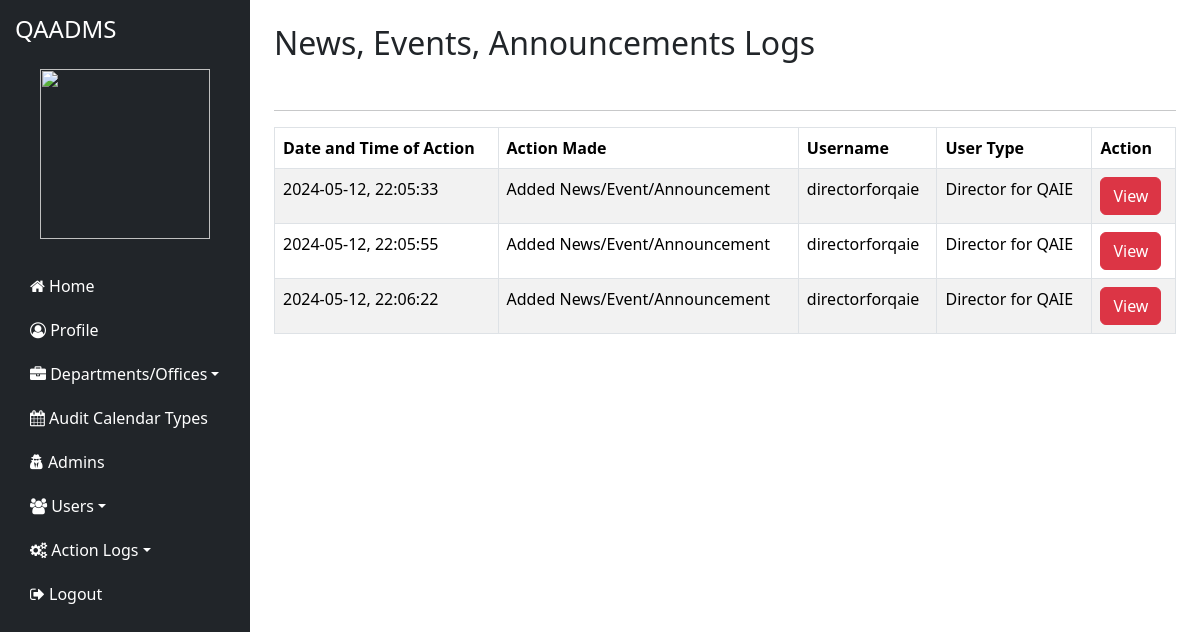
Screenshot of /admin/logs/nea with the database file from the repository.
### tables this page shows
CREATE TABLE `y4_nea_logs` (
  `ID` int(200) NOT NULL,
  `Date_and_Time_of_Action` varchar(200) NOT NULL,
  `Action_Made` varchar(200) NOT NULL,
  `Username` varchar(200) NOT NULL,
  `User_Type` varchar(200) NOT NULL,
  `Image_I` varchar(200) NOT NULL,
  `Category_I` varchar(200) NOT NULL,
  `Title_I` varchar(200) NOT NULL,
  `Description_I` varchar(5000) NOT NULL,
  `Date_Uploaded_I` varchar(200) NOT NULL,
  `UR_Code` varchar(300) NOT NULL
);

### application/controllers/admin/LogsController.php (called while the page is built, shortened)
<?php
class LogsController extends CI_Controller {
    public function __construct() {
        $this->load->model('UserLogs_Model');
        $this->load->model('User_model');
        $this->load->model('EManualsLogs_Model');
        $this->load->model('NeaLogs_Model');
        $this->load->model('AuditCalendarLogs_Model');
        $this->load->model('AuditCalendarEventTypesLogs_Model');
    }
    public function nea_logs() {
        $content_data['nea_logs'] = $this->NeaLogs_Model->get_logs();
        $data['content'] = $this->load->view('admin/log_list/nea_logs_view',  $content_data, TRUE);
        $this->load->view('admin/template/page', $data);
    }
}

### index.php (called while the page is built, shortened)
<?php
require_once BASEPATH.'core/CodeIgniter.php';

### application/models/NeaLogs_Model.php (called while the page is built, shortened)
<?php
class NeaLogs_Model extends CI_Model {
    public function get_logs() {
        $query = $this->db->get('y4_nea_logs');
        return $query->result_array();
    }
}

### application/views/admin/log_list/nea_logs_view.php (the view)
<div class="row">
    <div class="col-md-12">
        <h2>News, Events, Announcements Logs</h2> <br/>
    </div>
</div>
<hr />
<div class="row">
    <div class="col-md-12">
        <div class="panel panel-default">
            <div class="panel-body">
                <div class="table-responsive">
                    <table class="table table-striped table-bordered table-hover"  id="table">
                        <thead>
                            <tr>
                                <th class="center">Date and Time of Action</th>
                                <th class="center">Action Made</th>
                                <th class="center">Username</th>
                                <th class="center">User Type</th>
                                <th class="center">Action</th>
                            </tr>
                        </thead>
                        <tbody>
                            <?php if (!empty($nea_logs)) : ?>
                                <?php foreach ($nea_logs as $log) : ?>
                                    <tr>
                                        <td class="center"><?= $log['Date_and_Time_of_Action']; ?></td>
                                        <td class="center"><?= $log['Action_Made']; ?></td>
                                        <td class="center"><?= $log['Username']; ?></td>
                                        <td class="center"><?= $log['User_Type']; ?></td>
                                        <td class="center">
                                            <button class="btn btn-danger">
                                                <a href="<?= base_url('admin/logs/nea_view_details/'.$log['UR_Code']); ?>" style="color:white; text-decoration: none;">
                                                    View
                                                </a>
                                            </button>
                                        </td>
                                    </tr>
                                <?php endforeach; ?>
                            <?php else : ?>
                                <tr><td colspan="5" class="center">No logs found</td></tr>
                            <?php endif; ?>
                        </tbody>
                    </table>
                </div>
            </div>
        </div>
    </div>
</div>

### assets/css/admin-css/custom-styles.css (style rules this page uses)
body { display: flex; min-height: 100vh; }

### rows the page displays
y4_nea_logs: Date_and_Time_of_Action "2024-05-12, 22:05:33", Action_Made "Added News/Event/Announcement", Username "directorforqaie", User_Type "Director for QAIE"
y4_nea_logs: Date_and_Time_of_Action "2024-05-12, 22:05:55", Action_Made "Added News/Event/Announcement", Username "directorforqaie", User_Type "Director for QAIE"
y4_nea_logs: Date_and_Time_of_Action "2024-05-12, 22:06:22", Action_Made "Added News/Event/Announcement", Username "directorforqaie", User_Type "Director for QAIE"
